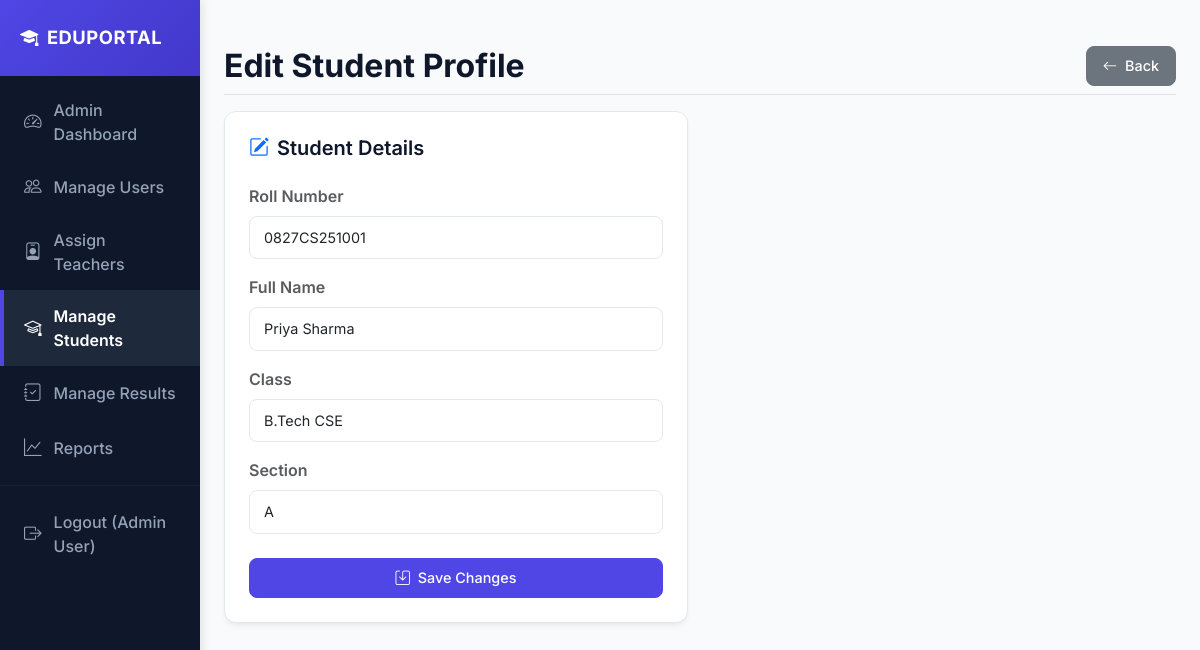
The app's page /students_edit.php?id=2 (signed in) with its own data.
### tables this page shows
CREATE TABLE students (
  id INT AUTO_INCREMENT PRIMARY KEY,
  user_id INT DEFAULT NULL UNIQUE,
  roll_no VARCHAR(50),
  name VARCHAR(150),
  class VARCHAR(50),
  section VARCHAR(20),
  created_at TIMESTAMP DEFAULT CURRENT_TIMESTAMP,
  FOREIGN KEY (user_id) REFERENCES users(id) ON DELETE SET NULL
);

### students_edit.php (the view, shortened to what this page needs)
<?php
require_once 'config/db.php';
$id = (int)$_GET['id'];
$stmt = $conn->prepare('SELECT * FROM students WHERE id=?'); $stmt->bind_param('i',$id); $stmt->execute(); $res = $stmt->get_result();
$s = $res->fetch_assoc();
?>
<!doctype html>
<html>
<head>
  <link href="https://cdn.jsdelivr.net/npm/bootstrap@5.3.2/dist/css/bootstrap.min.css" rel="stylesheet">
  <link rel="stylesheet" href="https://cdn.jsdelivr.net/npm/bootstrap-icons@1.11.2/font/bootstrap-icons.min.css">
  <link rel="stylesheet" href="style.css">
</head>
<body>
  <div class="container-fluid">
    <div class="row">
      <?php include 'includes/sidebar.php'; ?>
      <main class="col-md-9 ms-sm-auto col-lg-10 px-md-4">
        <div class="d-flex justify-content-between align-items-center pt-3 pb-2 mb-3 border-bottom">
          <h2 class="h2 page-title mb-0">Edit Student Profile</h2>
          <a class="btn btn-secondary" href="students.php"><i class="bi bi-arrow-left me-1"></i> Back</a>
        </div>
        <div class="row">
          <div class="col-md-6">
            <div class="card p-4">
              <h5 class="card-title mb-4"><i class="bi bi-pencil-square text-primary me-2"></i>Student Details</h5>
              <form method="post">
                <div class="mb-3">
                  <label class="form-label fw-semibold text-muted">Roll Number</label>
                  <input name="roll_no" class="form-control" value="<?= htmlspecialchars($s['roll_no']) ?>" required>
                </div>
                <div class="mb-3">
                  <label class="form-label fw-semibold text-muted">Full Name</label>
                  <input name="name" class="form-control" value="<?= htmlspecialchars($s['name']) ?>" required>
                </div>
                <div class="mb-3">
                  <label class="form-label fw-semibold text-muted">Class</label>
                  <input name="class" class="form-control" value="<?= htmlspecialchars($s['class']) ?>">
                </div>
                <div class="mb-3">
                  <label class="form-label fw-semibold text-muted">Section</label>
                  <input name="section" class="form-control" value="<?= htmlspecialchars($s['section']) ?>">
                </div>
                <button class="btn btn-primary w-100 py-2.5 mt-2" name="save">
                  <i class="bi bi-save me-1"></i> Save Changes
                </button>
              </form>
            </div>
          </div>
        </div>
      </main>
    </div>
  </div>
</body>
</html>

### style.css (style rules this page uses)
:root { --bg-primary: #f8fafc; --text-main: #1e293b; --text-muted: #64748b; --sidebar-bg: #0f172a; --sidebar-hover: #1e293b; --primary: #4f46e5; --primary-hover: #4338ca; --border-color: #e2e8f0; --card-shadow: 0 4px 6px -1px rgb(0 0 0 / 0.05), 0 2px 4px -2px rgb(0 0 0 / 0.05); }
body { font-family: 'Inter', sans-serif; background-color: var(--bg-primary); color: var(--text-main); margin: 0; padding: 0; }
main { padding: 30px 40px; }
.page-title { font-weight: 700; color: var(--sidebar-bg); margin-bottom: 24px; }
.card { background-color: #ffffff; border: 1px solid var(--border-color); border-radius: 12px; box-shadow: var(--card-shadow); transition: transform 0.2s ease, box-shadow 0.2s ease; }
.card-title { font-weight: 600; color: var(--sidebar-bg); }
.form-control, .form-select { border-radius: 8px; border: 1px solid var(--border-color); padding: 10px 14px; font-size: 0.9rem; transition: border-color 0.2s ease, box-shadow 0.2s ease; }
.btn { border-radius: 8px; font-weight: 500; padding: 8px 16px; font-size: 0.9rem; transition: all 0.2s ease; }
.btn-primary { background-color: var(--primary); border-color: var(--primary); }

### records on screen
students: roll_no "0827CS251001", name "Priya Sharma", class "B.Tech CSE", section "A"

### other values on screen
$user['name'] "Admin User"
